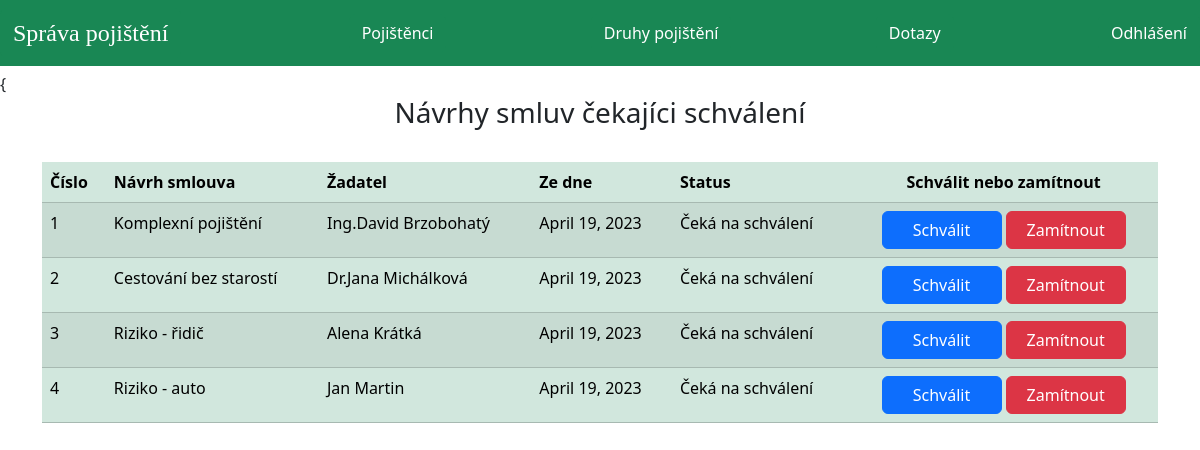
The page /cekajici-navrhy-smluv on the database its author committed.
### pojisteni/models.py (models this page shows, shortened)
class PolicyRecord(models.Model):
    customer = models.ForeignKey(Customer, on_delete=models.CASCADE)
    Policy = models.ForeignKey(Policy, on_delete=models.CASCADE)
    status = models.CharField(max_length=100, default='Čeká na schválení')
    creation_date = models.DateField(auto_now=True)

class Policy(models.Model):
    category = models.ForeignKey('Category', on_delete=models.CASCADE)
    policy_name = models.CharField(max_length=200)
    sum_assurance = models.PositiveIntegerField()
    premium = models.PositiveIntegerField()
    tenure = models.PositiveIntegerField()
    creation_date = models.DateField(auto_now=True)
    def __str__(self):
        return self.policy_name

### pojistenec/models.py (models this page shows, shortened)
class Customer(models.Model):
    user = models.OneToOneField(User, on_delete=models.CASCADE)
    birth_date = models.DateField()
    address = models.CharField(max_length=40)
    email = models.EmailField()
    mobile = models.CharField(max_length=20, null=False)
    def __str__(self):
        return self.user.first_name + " " + self.user.last_name

### pojisteni/views.py (the view)
# urls.py: path('cekajici-navrhy-smluv', views.cekajici_navrhy_smluv_view,
def cekajici_navrhy_smluv_view(request):
    policyrecords = models.PolicyRecord.objects.all().filter(status='Čeká na schválení')
    return render(request, 'pojisteni/cekajici_navrhy_smluv.html', {'policyrecords': policyrecords})

### templates/pojisteni/cekajici_navrhy_smluv.html (shortened to what this page needs)
{% extends 'pojisteni/adminbase.html' %}
{% block content %}
{%load static%}
{% load django_bootstrap5 %}
<head>
    {{% bootstrap_css %}
</head>
<br>
<div class="container">
  <div class="panel panel-primary">
    <div class="panel-heading">
      <h3>Návrhy smluv čekajíci schválení</h3><br>
    </div>
    <table class="table table-success table-striped">
      <thead>
        <tr>
        <th>Číslo</th>
          <th>Návrh smlouva</th>
          <th>Žadatel</th>
          <th> Ze dne</th>
          <th>Status</th>
          <th class="text-center">Schválit nebo zamítnout</th>
        </tr>
      </thead>
      {% for t in policyrecords %}
      <tr>
        <td> {{ forloop.counter }}</td>
        <td> {{t.Policy}}</td>
        <td> {{t.customer}}</td>
        <td>{{t.creation_date}}</td>
        <td>{{t.status}}</td>
                     {% if t.status == 'Čeká na schválení' %}
                <td class="text-center">
                    <button class="btn btn-primary badge-pill" style="width: 120px;"><a  style="text-decoration: none;color: white;" href="{% url 'schvalit' t.id  %}">Schválit</a> </button>
                    <button class="btn btn-danger badge-pill" style="width: 120px;"><a  style="text-decoration: none;color: white;" href="{% url 'zamitnout' t.id  %}">Zamítnout</a> </button>
                </td>
                     {% elif t.status == 'Schváleno' %}
                <td class="text-center">
                    <span style="color:blue;font-size:15px;" class="label success">{{t.status}}</span></td>
                {% else %}
                <td class="text-center">
                <span style="color:red;font-size:15px;" class="label success">{{t.status}}</span></td>
                {% endif %}
      </tr>
      {% endfor %}
    </table>
  </div>
</div>
<br><br><br><br><br><br>
{% endblock content %}

### templates/pojisteni/cekajici_navrhy_smluv.html (style rules this page uses)
h3 { text-align: center; }

### rows shown on the page
PolicyRecord: Policy "Komplexní pojištění", customer "Ing.David Brzobohatý", creation_date "April 19, 2023", status "Čeká na schválení", shows "Schválit"
PolicyRecord: Policy "Cestování bez starostí", customer "Dr.Jana Michálková", creation_date "April 19, 2023", status "Čeká na schválení", shows "Schválit"
PolicyRecord: Policy "Riziko - řidič", customer "Alena Krátká", creation_date "April 19, 2023", status "Čeká na schválení", shows "Schválit"
PolicyRecord: Policy "Riziko - auto", customer "Jan Martin", creation_date "April 19, 2023", status "Čeká na schválení", shows "Schválit"
